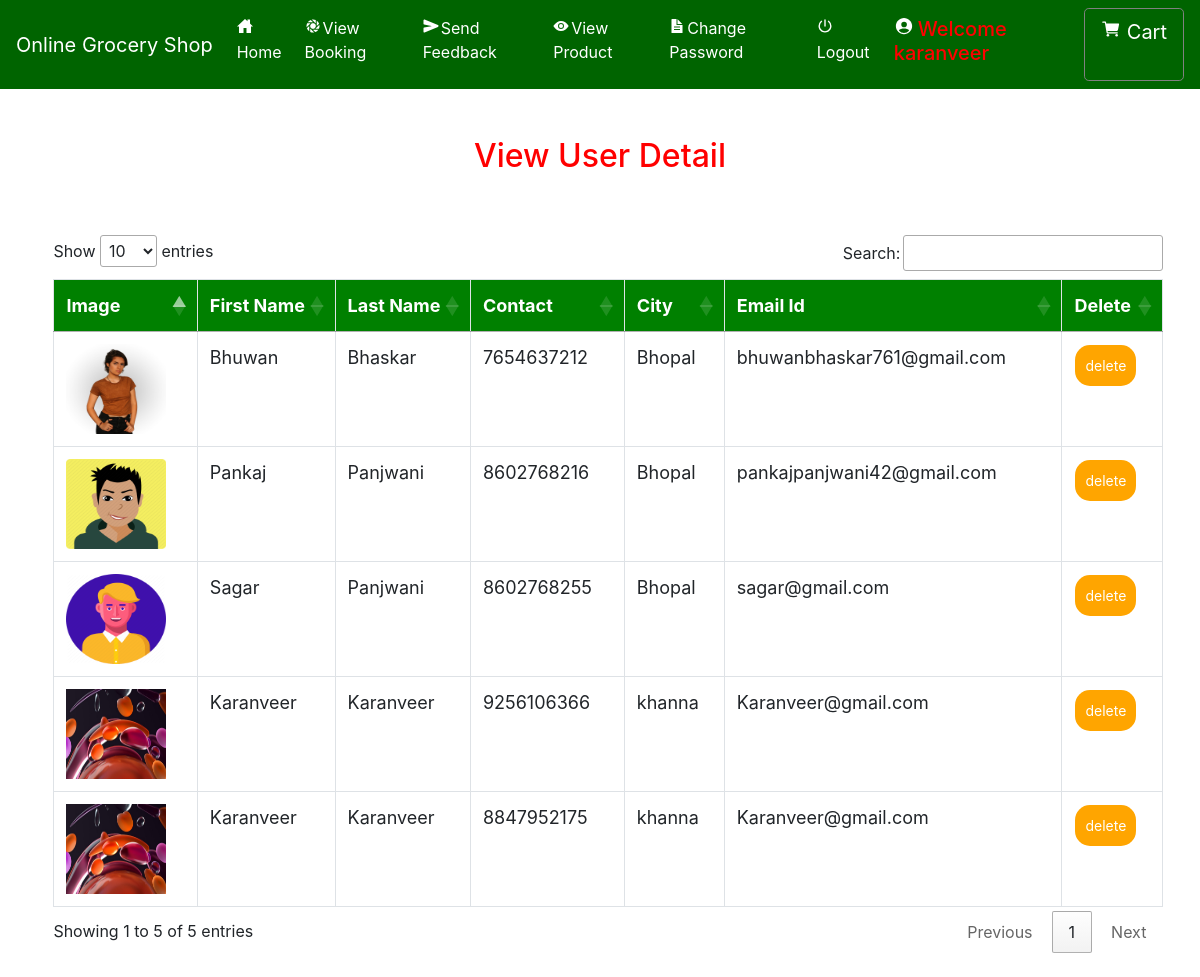
/view_user (signed in), run on the app's committed database.
### grocery/models.py (models this page shows, shortened)
class Profile(models.Model):
    user = models.ForeignKey(User, on_delete=models.CASCADE, null=True)
    dob = models.DateField(null=True)
    city = models.CharField(max_length=30, null=True)
    address = models.CharField(max_length=50, null=True)
    contact = models.CharField(max_length=10, null=True)
    image = models.FileField(null=True)

### grocery/views.py (the view)
# urls.py: path('view_user',View_user,name="view_user"),
def View_user(request):
    if not request.user.is_authenticated:
        return redirect('login_admin')
    pro = Profile.objects.all()
    d = {'user':pro}
    return render(request,'view_user.html',d)

### grocery/templates/view_user.html (shortened to what this page needs)
{% extends 'navigation.html' %}
{% load static %}
{% block body %}
<center><h2 style="color:red;margin-top:4%">View User Detail</h2></center>
<div  class="container-fluid">
    <center>
    <div class="container">
        <table class="table table-bordered" id="myTable">
  <thead>
  <tr>
    <th>Image</th>
    <th>First Name</th>
    <th>Last Name</th>
      <th>Contact</th>
      <th>City</th>
    <th>Email Id</th>
    <th>Delete</th>
  </tr>
  </thead>
   <tbody>
    {% for i in user %}
  <tr>
    <td><img src="{{i.image.url}}" style="width:100px;height:90px"></td>
    <td>{{i.user.first_name}}</td>
    <td>{{i.user.last_name}}</td>
      <td>{{i.contact}}</td>
      <td>{{i.city}}</td>
      <td>{{i.user.email}}</td>
    <td><a href="{% url 'delete_user' i.user.id %}" onclick="return confirm('Are you sure?')"><button class="button button1">delete</button></a></td>
  </tr>
    {% endfor %}
    </tbody>
</table>
 </div></center>
</div>
{% endblock %}

### grocery/templates/navigation.html (style rules this page uses)
* { box-sizing: border-box; }
#myTable { border-collapse: collapse; width: 100%; border: 1px solid #ddd; font-size: 18px; }
#myTable th { text-align: left; padding: 12px; background-color: green; color: white; }
#myTable td { text-align: left; padding: 12px; background-color: white; }
#myTable tr { border-bottom: 1px solid #ddd; }
.button { background-color: orange; border: none; color: white; padding: 10px; text-align: center; text-decoration: none; display: inline-block; font-size: 14px; margin: 1px 1px; cursor: pointer; }
.button1 { border-radius: 15px; }

### grocery/templates/view_user.html (style rules this page uses)
.container { border-radius:6px; margin:2%; }
.container-fluid { margin-top:5%; }

### data on the page
Profile: image (picture), user.first_name "Bhuwan", user.last_name "Bhaskar", contact "7654637212", city "Bhopal", user.email "bhuwanbhaskar761@gmail.com"
Profile: image (picture), user.first_name "Pankaj", user.last_name "Panjwani", contact "8602768216", city "Bhopal", user.email "pankajpanjwani42@gmail.com"
Profile: image (picture), user.first_name "Sagar", user.last_name "Panjwani", contact "8602768255", city "Bhopal", user.email "sagar@gmail.com"
Profile: image (picture), user.first_name "Karanveer", user.last_name "Karanveer", contact "9256106366", city "khanna", user.email "Karanveer@gmail.com"
Profile: image (picture), user.first_name "Karanveer", user.last_name "Karanveer", contact "8847952175", city "khanna", user.email "Karanveer@gmail.com"
